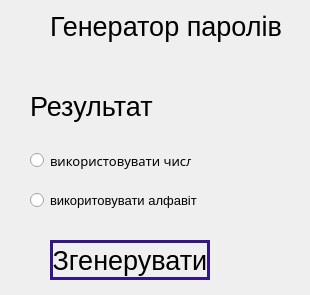
<?xml version="1.0" encoding="UTF-8"?>
<ui version="4.0">
 <class>MainWindow</class>
 <widget class="QMainWindow" name="MainWindow">
  <property name="geometry">
   <rect>
    <x>0</x>
    <y>0</y>
    <width>310</width>
    <height>295</height>
   </rect>
  </property>
  <property name="windowTitle">
   <string>MainWindow</string>
  </property>
  <widget class="QWidget" name="centralwidget">
   <widget class="QPushButton" name="bt_generate">
    <property name="geometry">
     <rect>
      <x>50</x>
      <y>240</y>
      <width>160</width>
      <height>40</height>
     </rect>
    </property>
    <property name="font">
     <font>
      <pointsize>20</pointsize>
     </font>
    </property>
    <property name="styleSheet">
     <string notr="true">background: (85, 0, 127);
color: (0, 255, 0);
border: 2.5px solid #33168a;
border-radius: #168a20</string>
    </property>
    <property name="text">
     <string>Згенерувати</string>
    </property>
   </widget>
   <widget class="QLabel" name="title">
    <property name="geometry">
     <rect>
      <x>50</x>
      <y>10</y>
      <width>231</width>
      <height>33</height>
     </rect>
    </property>
    <property name="font">
     <font>
      <pointsize>20</pointsize>
     </font>
    </property>
    <property name="styleSheet">
     <string notr="true">background: (170, 85, 0);
color: (85, 0, 127)</string>
    </property>
    <property name="text">
     <string>Генератор паролів</string>
    </property>
   </widget>
   <widget class="QRadioButton" name="cb_numbers">
    <property name="geometry">
     <rect>
      <x>30</x>
      <y>150</y>
      <width>161</width>
      <height>21</height>
     </rect>
    </property>
    <property name="font">
     <font>
      <family>Nirmala UI Semilight</family>
      <pointsize>10</pointsize>
     </font>
    </property>
    <property name="cursor">
     <cursorShape>ArrowCursor</cursorShape>
    </property>
    <property name="text">
     <string>використовувати числа</string>
    </property>
   </widget>
   <widget class="QRadioButton" name="cb_alphabet">
    <property name="geometry">
     <rect>
      <x>30</x>
      <y>190</y>
      <width>168</width>
      <height>20</height>
     </rect>
    </property>
    <property name="font">
     <font>
      <pointsize>10</pointsize>
     </font>
    </property>
    <property name="cursor">
     <cursorShape>ArrowCursor</cursorShape>
    </property>
    <property name="text">
     <string>викоритовувати алфавіт</string>
    </property>
   </widget>
   <widget class="QLabel" name="result">
    <property name="geometry">
     <rect>
      <x>30</x>
      <y>90</y>
      <width>123</width>
      <height>33</height>
     </rect>
    </property>
    <property name="font">
     <font>
      <pointsize>20</pointsize>
     </font>
    </property>
    <property name="styleSheet">
     <string notr="true"/>
    </property>
    <property name="text">
     <string>Результат</string>
    </property>
   </widget>
  </widget>
 </widget>
 <resources/>
 <connections/>
</ui>
